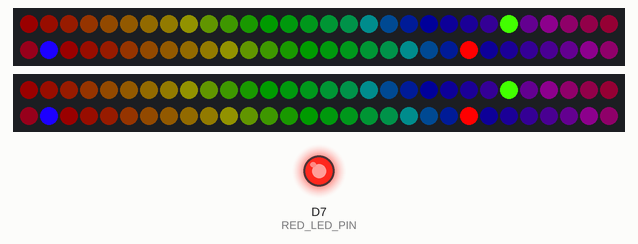
Recording of a sketch running on a simulated ESP8266 (NodeMCU). Shown: 2 × 60 RGB LEDs in strip order, left to right, continuing on the next row, output pins drawn as LEDs (lit = HIGH). WiFi joins after 1.5 s; servers stay silent unless stated; network time is answered at once with the bench clock; the local clock reads 2024-03-15 10:24:30 at power-on unless the sketch sets it; what the sketch prints to the serial monitor is not drawn.

Above: at 1.68 s.
At 10.42 s:
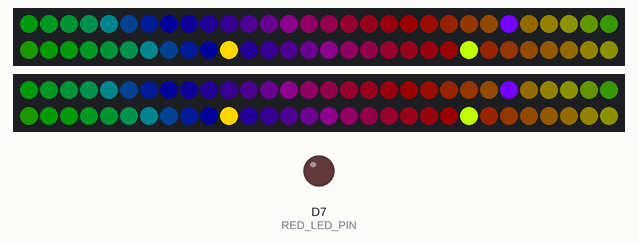
At 19.46 s:
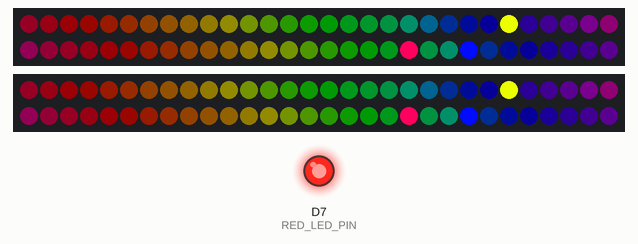
At 39.34 s:
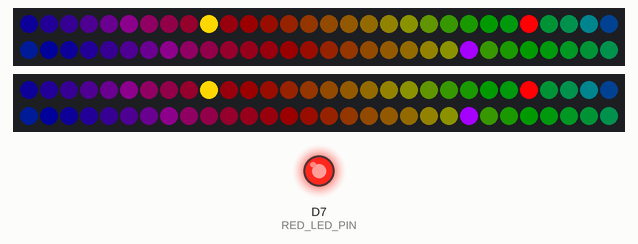
Timing chart, 0 to 40.0 s (numbered marks = the images above):
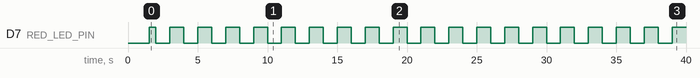

The sketch:

esp8266.led.clock.ino
```cpp
#include <FastLED.h>
#include <ESP8266WiFi.h>
#include <NTPClient.h>
#include <WiFiUdp.h>
#define NUM_LEDS 60
#define DATA_PIN1 D5
#define DATA_PIN2 D6
#define RED_LED_PIN D7
CRGB leds1[NUM_LEDS];
CRGB leds2[NUM_LEDS];
const char* ssid = "samiul";
const char* password = "SAMI00.@.";
WiFiUDP ntpUDP;
NTPClient timeClient(ntpUDP, "[pool.ntp.org](http://pool.ntp.org/)", 19800, 60000);
// ==================== SETTINGS ====================
enum DisplayMode { CLOCK_MODE, RAINBOW_MODE, STATIC_COLOR_MODE };
DisplayMode currentMode = CLOCK_MODE;
int backgroundBrightness = 80;
// রেইনবো হাতের জন্য আলাদা হিউ
static uint8_t hourHue = 0;
static uint8_t minuteHue = 85;
static uint8_t secondHue = 170;
// Timing
unsigned long lastLEDUpdate = 0;
unsigned long lastTimeUpdate = 0;
const int LED_INTERVAL = 30;
const int TIME_UPDATE_INTERVAL = 1000;
// ==================== SETUP ====================
void setup() {
    Serial.begin(115200);

    pinMode(RED_LED_PIN, OUTPUT);
    digitalWrite(RED_LED_PIN, LOW);

    WiFi.begin(ssid, password);
    Serial.print("Connecting to WiFi");
    while (WiFi.status() != WL_CONNECTED) {
        delay(500);
        Serial.print(".");
    }
    Serial.println("\nWiFi Connected!");

    timeClient.begin();

    FastLED.addLeds<WS2812, DATA_PIN1, GRB>(leds1, NUM_LEDS);
    FastLED.addLeds<WS2812, DATA_PIN2, GRB>(leds2, NUM_LEDS);

    Serial.println("LED Clock Started - Rainbow Hands");
}
// ==================== MAIN LOOP ====================
void loop() {
    unsigned long now = millis();
    if (now - lastTimeUpdate >= TIME_UPDATE_INTERVAL) {
        timeClient.update();
        lastTimeUpdate = now;
    }
    if (now - lastLEDUpdate >= LED_INTERVAL) {
        updateLEDArrays();
        FastLED.setBrightness(255);
        FastLED.show();
        lastLEDUpdate = now;
    }

    updateRedLEDs();
}
// ==================== LED UPDATE ====================
void updateLEDArrays() {
    if (currentMode == CLOCK_MODE) {
        displaySimpleClock();
    }
}
void displaySimpleClock() {
    static uint8_t bgHue = 0;
    static int lastMinute = -1;
    // ==================== রেইনবো ব্যাকগ্রাউন্ড ====================
    for (int i = 0; i < NUM_LEDS; i++) {
        leds1[i] = CHSV(bgHue + (i * 8), 220, backgroundBrightness);
        leds2[i] = leds1[i];
    }
    bgHue += 3;
    int hour = timeClient.getHours();
    int minute = timeClient.getMinutes();
    int second = timeClient.getSeconds();
    if (minute != lastMinute) {
        lastMinute = minute;
    }
    int hourLED   = (hour % 12) * 5 + (minute / 12);
    int minuteLED = map(minute, 0, 59, 0, NUM_LEDS - 1);
    int secondLED = map(second, 0, 59, 0, NUM_LEDS - 1);
    // ==================== সোলো রেইনবো হাত ====================
    // Hour - লাল-কমলা দিকে
    leds1[hourLED] = CHSV(hourHue, 255, 255);
    leds2[hourLED] = leds1[hourLED];

    // Minute - নীল-সবুজ দিকে
    leds1[minuteLED] = CHSV(minuteHue, 255, 255);
    leds2[minuteLED] = leds1[minuteLED];

    // Second - বেগুনি-নীল দিকে
    leds1[secondLED] = CHSV(secondHue, 255, 255);
    leds2[secondLED] = leds1[secondLED];
    // হাতগুলো আরও উজ্জ্বল
    leds1[hourLED].maximizeBrightness();
    leds1[minuteLED].maximizeBrightness();
    leds1[secondLED].maximizeBrightness();
    leds2[hourLED].maximizeBrightness();
    leds2[minuteLED].maximizeBrightness();
    leds2[secondLED].maximizeBrightness();
    // হিউ পরিবর্তন (রেইনবো ঘুরবে)
    hourHue += 2;
    minuteHue += 3;
    secondHue += 4;
}
void updateRedLEDs() {
    if (currentMode == CLOCK_MODE) {
        digitalWrite(RED_LED_PIN, (millis() / 1000) % 2);
    } else {
        digitalWrite(RED_LED_PIN, HIGH);
    }
}
```

Measured:
- by itself, D7 (RED_LED_PIN): repeats every 2.0 s: LOW 1.0 s, HIGH 1.0 s
